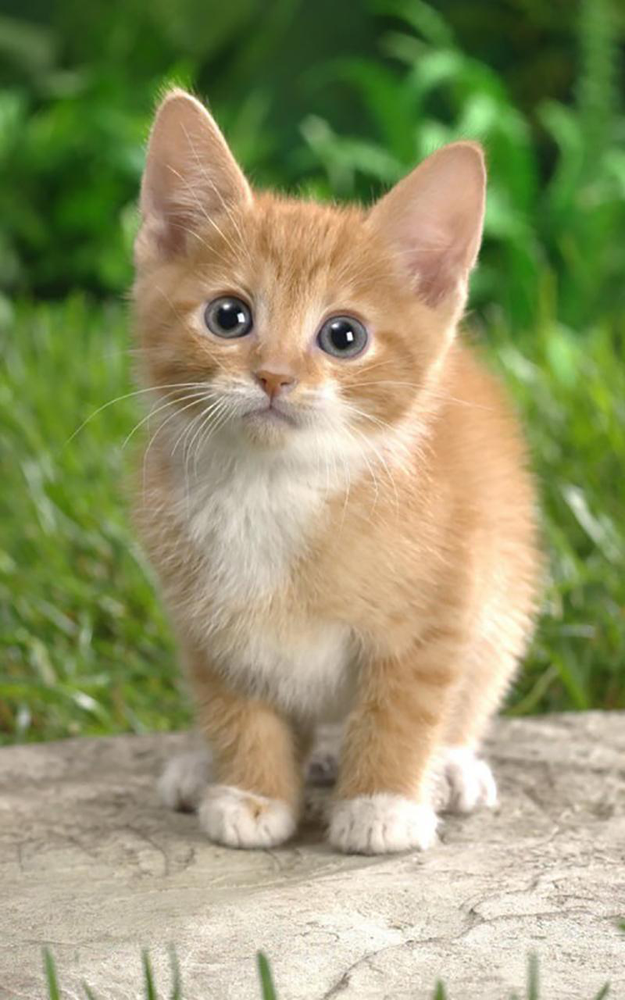
#> input picture colorextraction/cat.bmp, 625 x 1000 px, shrunk from 800 x 1280 before the run, found by its file name
$ python reduce_data_BGR565.py
#> lines starting #> are read from the running program, lines starting #| are printed output that depends on the picture
# Default imports
import sys
import numpy as np
import cv2
import time


#이미지 로딩
image = cv2.imread("cat.bmp")
#> image is the input picture: shape (1000, 625, 3); mean B, G, R 107, 149.4, 148.1

# 불러왔는지 확인
if image is None:
    print('Image load failed!')
    sys.exit()

## 처리속도 측정
start = time.time()

# BGR to RGB function
# def bgr2rgb(bgr):
#     rgb = bgr[:, :, ::-1]
#     return rgb

#RGB888 to RGB 565 function
def bgr2rgb565(bgr):

    r = (bgr[:,:,2])    #extract red component
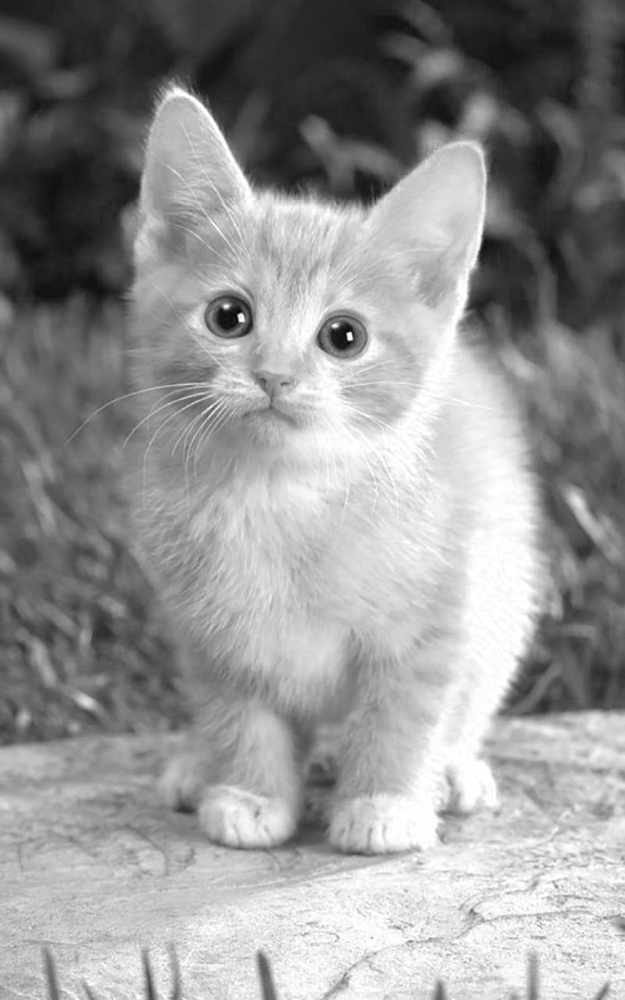
#> r: shape (1000, 625); min 0, max 255, mean 148.1
    g = (bgr[:,:,1])    #extract green component
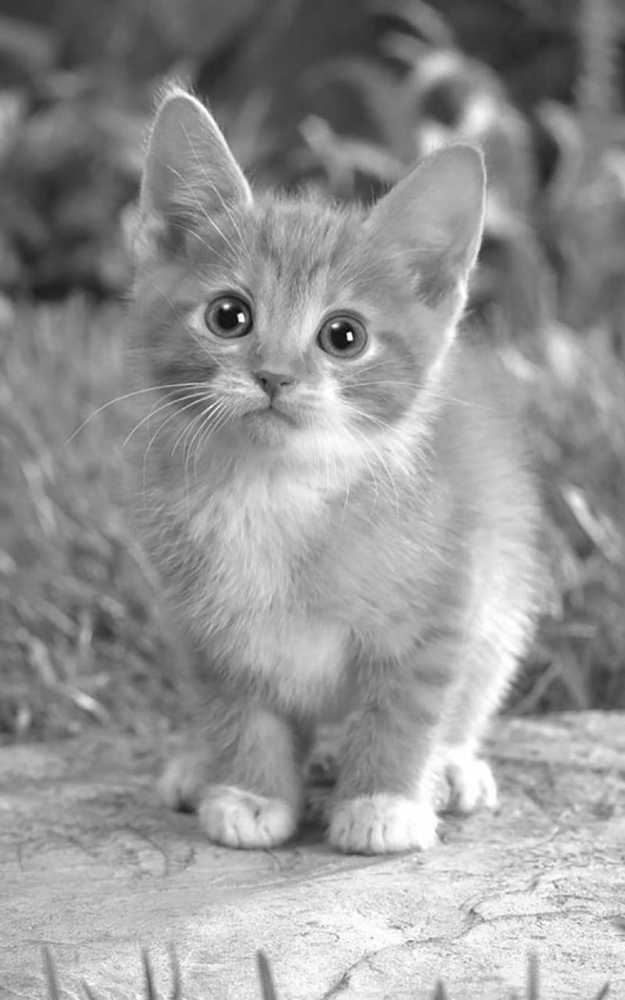
#> g: shape (1000, 625); min 6, max 255, mean 149.4
    b = (bgr[:,:,0])    #extract blue component
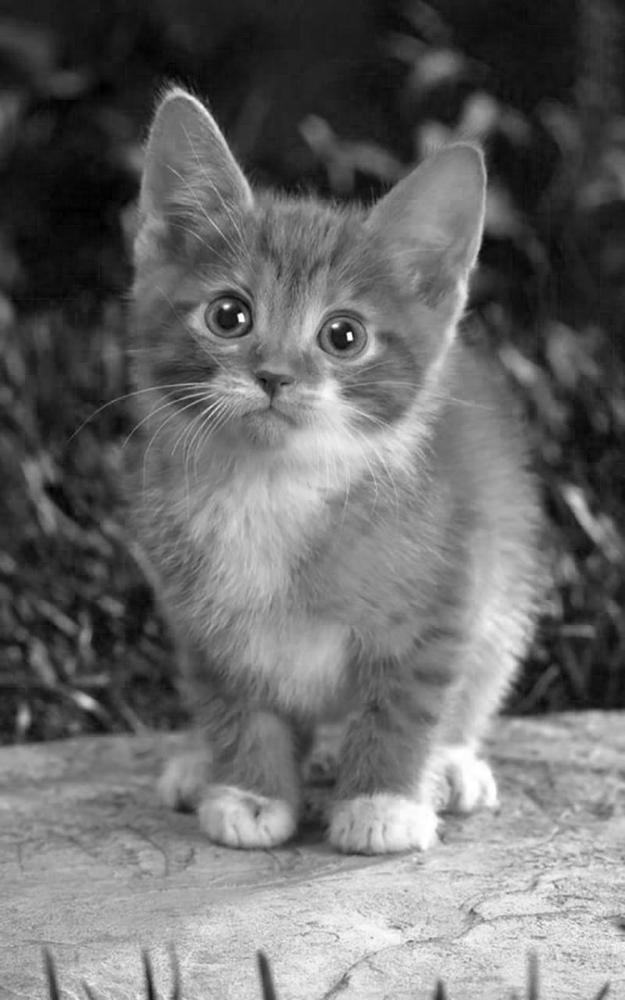
#> b: shape (1000, 625); min 0, max 255, mean 107

    r5 = (r >> 3) << 3      #30->3  0001_1110 -> 0000_0011
    g6 = (g >> 2)           #1001_1110 -> 0010_0111
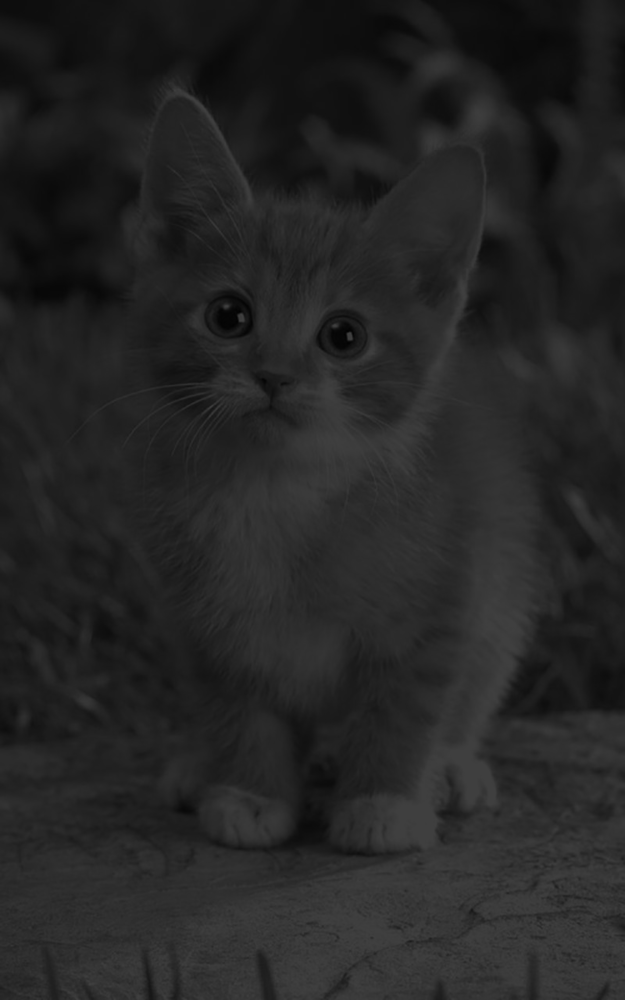
#> g6: shape (1000, 625); min 1, max 63, mean 37
    b5 = (b >> 3)           #0001_1110 -> 0000_0011

    g_upper = g6 >> 3                   #0010_0111 -> 0000_0100
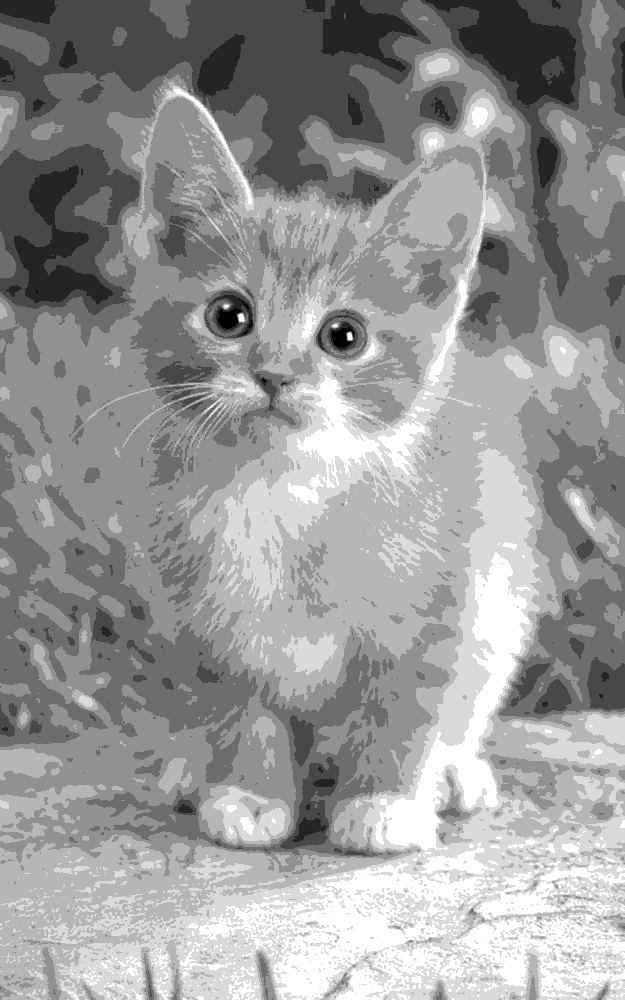
#> g_upper: shape (1000, 625); min 0, max 7, mean 4.18; drawn with min black and max white
    g_lower = (g6 & 0b0000_0111) << 5      #(0010_0111 -> 0000_0001) -> 0010_0000
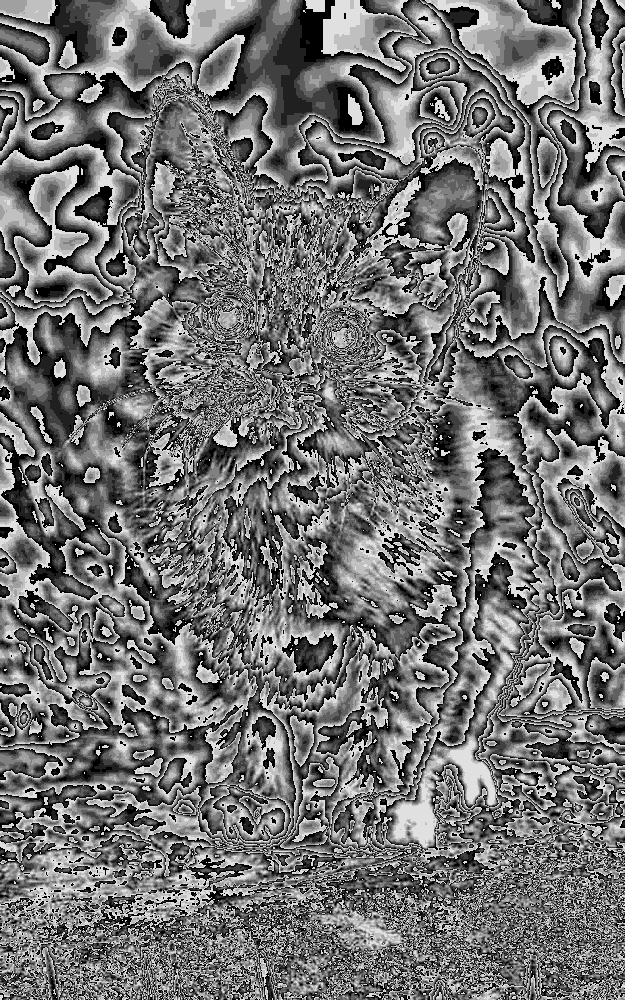
#> g_lower: shape (1000, 625); min 0, max 224, mean 113.2

    upper_comp = g_lower | b5
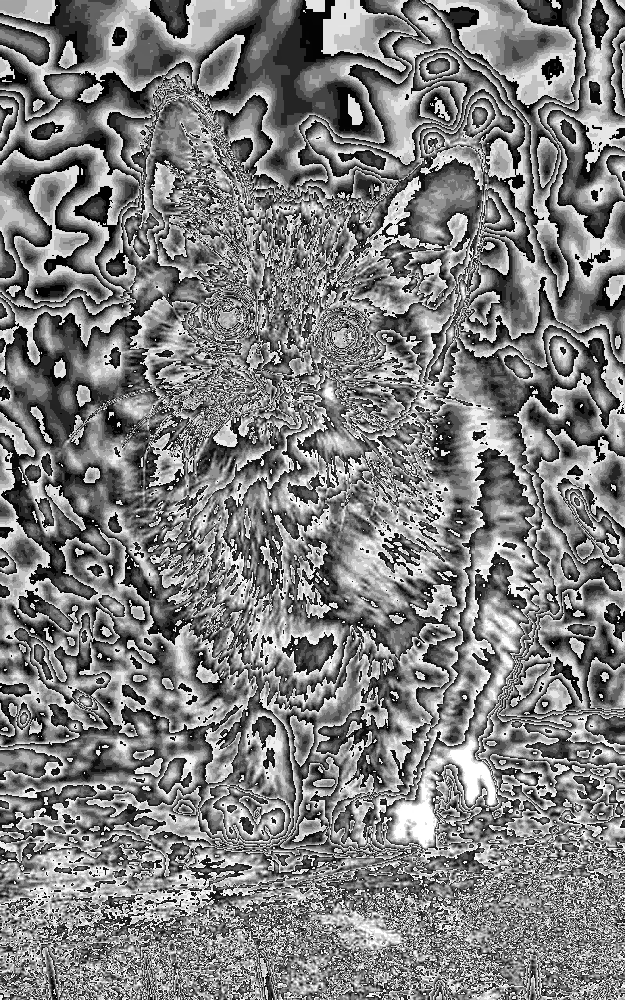
#> upper_comp: shape (1000, 625); min 0, max 255, mean 126.2
    lower_comp = r5 | g_upper

    rgb565 = np.dstack([upper_comp, lower_comp])

    return rgb565


#rgb_image = bgr2rgb(image)
rgb565_image = bgr2rgb565(image)

print("Working time :", time.time() - start)
##파일 저장
rgb565_image_file_path = '/colorextraction/workspace/Data_Reduction/result/rgb565_image.bin'
# goldenfile.bin 파일로 저장
with open(rgb565_image_file_path, 'wb') as bgr_file:
    bgr_file.write(rgb565_image.tobytes())

$ run again, with colorextraction/cloud.bmp copied over colorextraction/cat.bmp
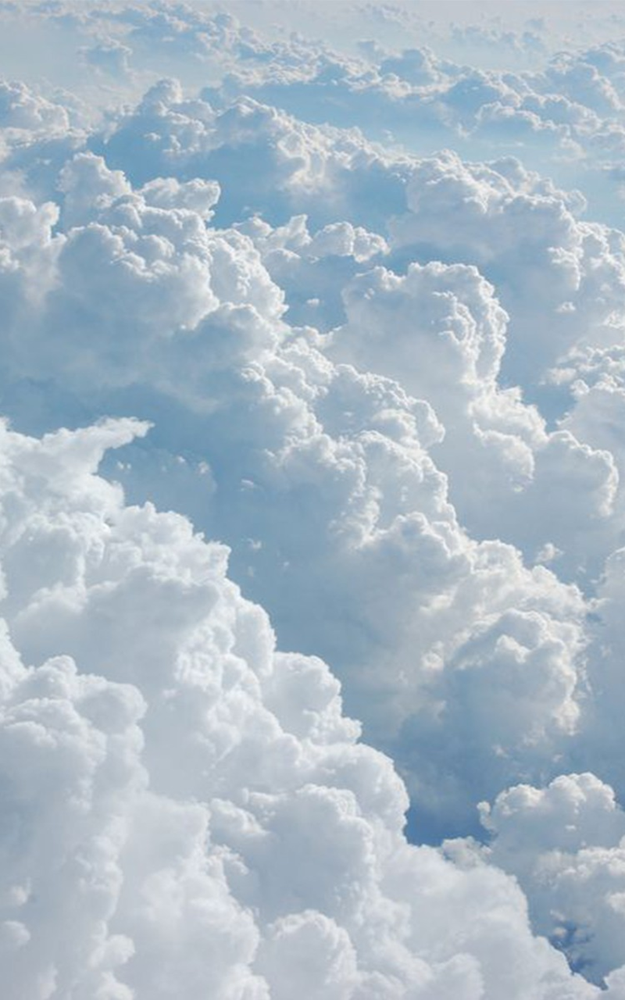
#> input picture colorextraction/cloud.bmp, 625 x 1000 px, shrunk from 800 x 1280 before the run, found by its file name
#> image is the input picture: shape (1000, 625, 3); mean B, G, R 199, 186.3, 170.3
#> in bgr2rgb565, `g_lower = (g6 & 0b0000_0111) << 5`:
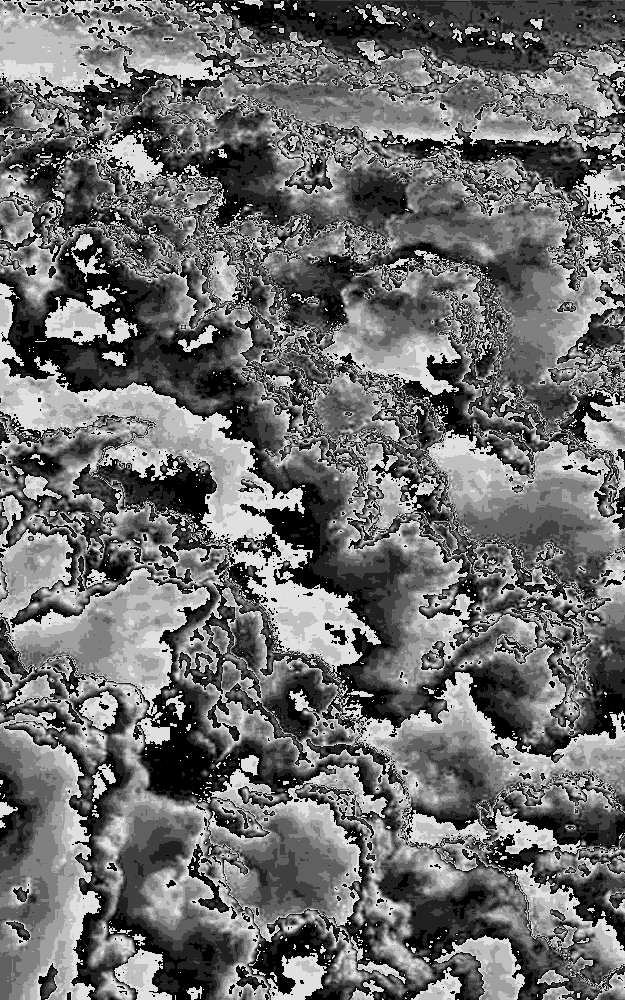
#> g_lower: shape (1000, 625); min 0, max 224, mean 108.8
#> in bgr2rgb565, `upper_comp = g_lower | b5`:
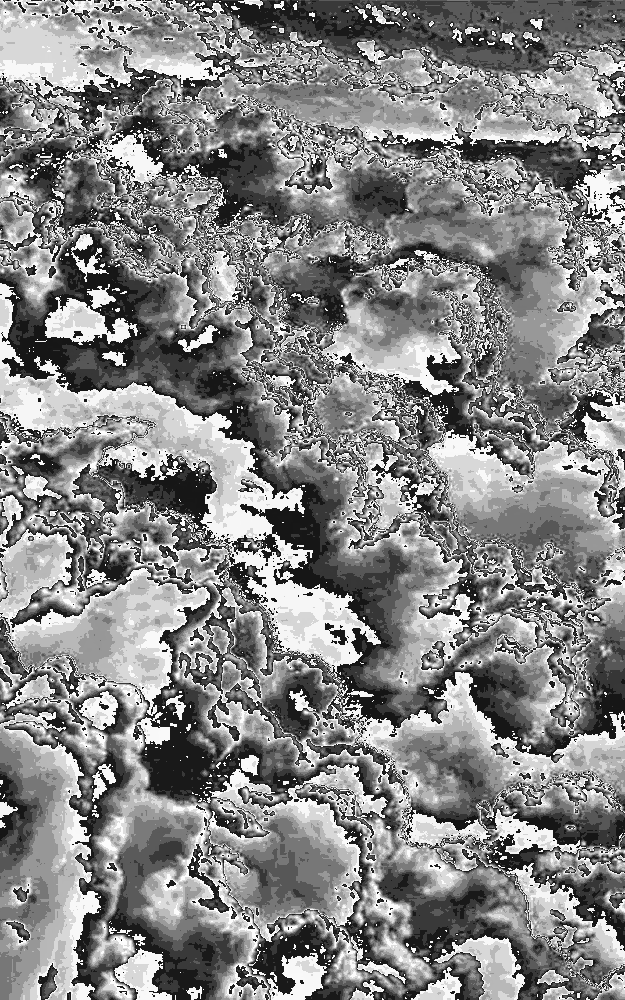
#> upper_comp: shape (1000, 625); min 17, max 255, mean 133.3
